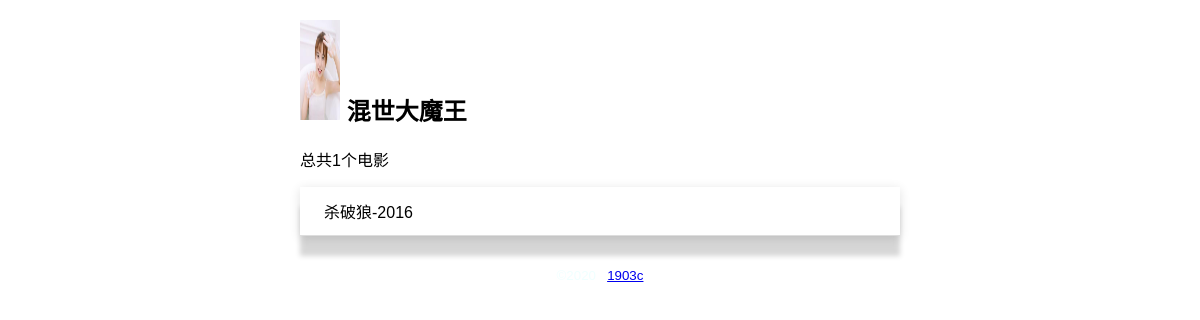
Before: / with the older database file.
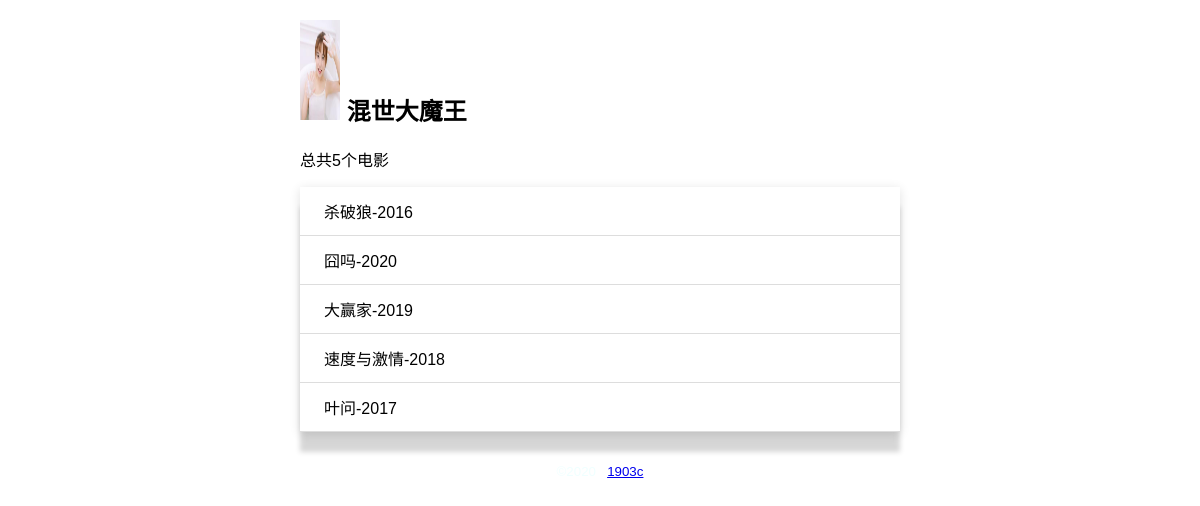
After: the same page with the newer database file.
### app.py (models this page shows)
class movie(db.Model):
    id = db.Column(db.Integer,primary_key = True)
    title = db.Column(db.String(60))
    year = db.Column(db.String(4))

### app.py (the view)
@app.route("/")
def haha():
    use = user.query.all()
    heiha = movie.query.all()
    return render_template('index.html',movies=heiha,use=user)

### templates/index.html (shortened to what this page needs)
<!DOCTYPE html>
<html lang="zh">
<head>
    <link rel="stylesheet" href="{{url_for('static',filename='css/style.css')}}">
</head>
<body>
    <h2>
        <img src="{{url_for('static',filename='images/avatar.jpg')}}" alt="头像" id='avatar'>
        混世大魔王
    </h2>
    <p>总共{{movies | length}}个电影</p>
    <ul class='movie-list'>
        {%for movie in movies %}
        <li>{{movie.title}}-{{movie.year}} </li>
        {%endfor%}
    </ul>
    <footer>
        <small>&copy;2020 &nbsp; <a href="#">1903c</a> </small>
    </footer>
</body>
</html>

### static/css/style.css (style rules this page uses)
#avatar { width: 40px; height: 100px; }
body { margin: 0 auto; max-width: 600px; font-size: 16px; font-family: Arial, Helvetica, sans-serif; }
footer { color: azure; margin-top:20px ; text-align: center; padding: 10px; }
.movie-list { list-style: none; padding: 0; margin-bottom:10px ; box-shadow: 0 20px 5px 0 rgba(0,0,0,0.16),0 2px 10px 0 rgba(0,0,0,0.12); }
.movie-list li { padding: 12px 24px; border-bottom: 1px solid #dddddd; }

### templates/index.html (style rules this page uses)
#avatar { width: 40px; height: 100px; }
body { margin: 0 auto; max-width: 600px; font-size: 16px; font-family: Arial, Helvetica, sans-serif; }
footer { color: azure; margin-top:20px ; text-align: center; padding: 10px; }
.movie-list { list-style: none; padding: 0; margin-bottom:10px ; box-shadow: 0 20px 5px 0 rgba(0,0,0,0.16),0 2px 10px 0 rgba(0,0,0,0.12); }
.movie-list li { padding: 12px 24px; border-bottom: 1px solid #dddddd; }

Changed rows visible on the page:
added movie: title "囧吗", year "2020"
added movie: title "大赢家", year "2019"
added movie: title "速度与激情", year "2018"
added movie: title "叶问", year "2017"
Other visible differences:
{{ movies | length }}: "1" → "5"
